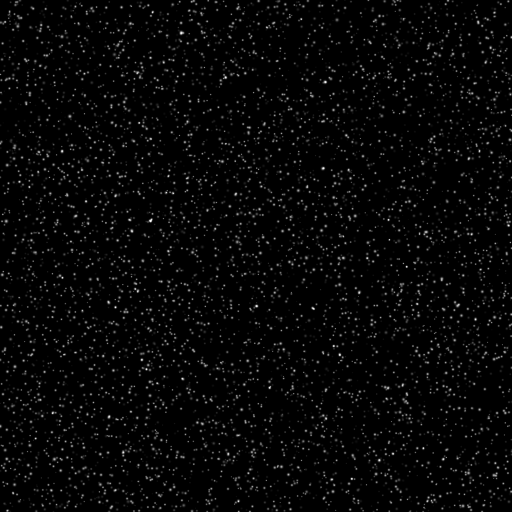
#> input picture optical_flow/OpenPIV/B/B005_1.tif, 512 x 512 px
$ jupyter execute --allow-errors OpenPIV.ipynb   (shell and % lines are left out)
#> lines starting #> are read from the running program, lines starting #| are printed output that depends on the picture; long printed decimals are rounded
# Basics - https://openpiv.readthedocs.io/en/latest/src/piv_basics.html

[cell 1]
import matplotlib.pyplot as plt
import numpy as np
from skimage.io import imread

[cell 2]
a = imread("B/B005_1.tif")
#> a is the input picture: shape (512, 512); min 0, max 248, mean 6.7
b = imread("B/B005_2.tif")
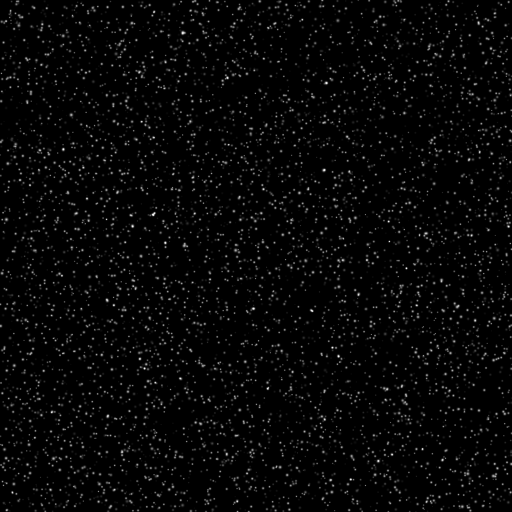
#> input picture optical_flow/OpenPIV/B/B005_2.tif, 512 x 512 px
#> b is the input picture: shape (512, 512); min 0, max 248, mean 6.7

fig, axs = plt.subplots(1, 2, figsize=(9, 4))
axs[0].imshow(a, cmap=plt.cm.gray)
axs[1].imshow(b, cmap=plt.cm.gray)
plt.show()

[cell 3]
win_size = 32

a_win = a[:win_size, :win_size].copy()
b_win = b[:win_size, :win_size].copy()

fig, axs = plt.subplots(1, 2, figsize=(9, 4))
axs[0].imshow(a_win, cmap=plt.cm.gray)
axs[1].imshow(b_win, cmap=plt.cm.gray)
plt.show()

[cell 4]
fig = plt.imshow(b_win - a_win, cmap=plt.cm.gray)
plt.title("Without shift")
plt.show()

[cell 5]
plt.imshow(b_win - np.roll(a_win, (1, 0), axis=(0, 1)), cmap=plt.cm.gray)
plt.title("Difference when A has been shifted by 1 pixel")
plt.show()
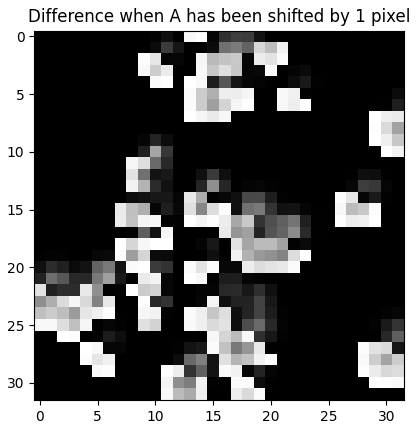
#> figure drawn by matplotlib, 1 panel

[cell 6]
def match_template(img, template, maxroll=8):
#> called with maxroll = 8
    best_dist = np.inf
    best_shift = (-1, -1)
    for y in range(maxroll):
        for x in range(maxroll):
            # calculate Euclidean distance
            dist = np.sqrt(np.sum((img - np.roll(template, (y, x), axis=(0, 1))) ** 2))
            if dist < best_dist:
                best_dist = dist
                best_shift = (y, x)
#> after the loop, best_dist = 0; best_shift = (2, 0)
    return (best_dist, best_shift)

[cell 7]
# Testing with known shift
match_template(np.roll(a_win, (2, 0), axis=(0, 1)), a_win)
#> Out = (0, (2, 0))

[cell 8]
# testing on imgs
best_dist, best_shift = match_template(b_win, a_win)
#> best_dist = 170.4; best_shift = (0, 1)
print(f"{best_dist=}")
#| best_dist=170.432
print(f"{best_shift=}")
#| best_shift=(0, 1)

[cell 9]
fig, axs = plt.subplots(1, 2, figsize=(9, 4))
axs[0].imshow(np.roll(a_win, best_shift, axis=(0, 1)), cmap='gray')
axs[1].imshow(b_win, cmap='gray')
plt.show()

[cell 10]
from scipy.signal import correlate

cross_corr = correlate(b_win - b_win.mean(), a_win - a_win.mean(), method="fft")
# Note that it's approximately twice as large than the original windows, as we
# can shift a_win by a maximum of it's size - 1 horizontally and vertically
# while still maintaining some overlap between the two windows.
print("Size of the correlation map: %d x %d" % cross_corr.shape)
#| Size of the correlation map: 63 x 63

[cell 11]
from mpl_toolkits.mplot3d import Axes3D

fig = plt.figure()
ax = fig.add_subplot(projection="3d")
Y, X = np.meshgrid(np.arange(cross_corr.shape[0]), np.arange(cross_corr.shape[1]))

ax.plot_surface(Y, X, cross_corr, cmap='jet', linewidth=0.2)  # type: ignore
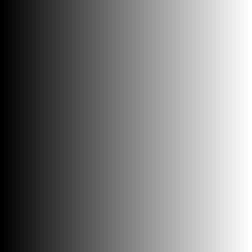
#> Y: shape (63, 63) int64 (shown 4 times larger); min 0, max 62, mean 31; drawn with min black and max white
plt.title("Correlation map — peak is the most probable shift")
plt.show()
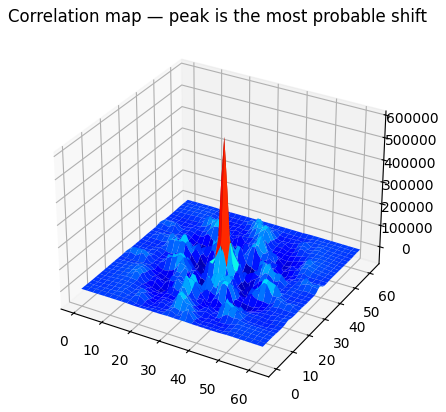
#> figure drawn by matplotlib, 1 panel

[cell 12]
# let's see the same correlation map, from above
plt.imshow(cross_corr, cmap=plt.cm.gray)

y, x = np.unravel_index(cross_corr.argmax(), cross_corr.shape)
#> y = 30; x = 32
print(f"{y=}, {x=}")
#| y=30, x=32

plt.plot(x, y, "ro")
plt.show()
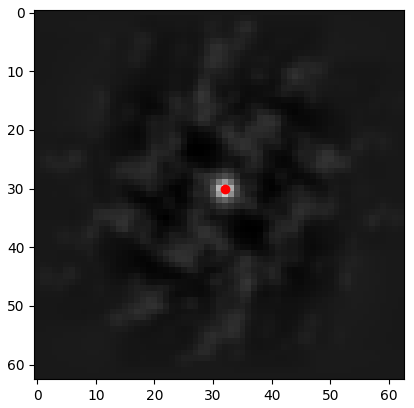
#> figure drawn by matplotlib, 1 panel

[cell 13]
dy, dx = y - 31, x - 31
#> dy = -1; dx = 1
print(f"{dy=}, {dx=}")
#| dy=-1, dx=1

[cell 14]
def vel_field(curr_frame, next_frame, win_size):
#> called with win_size = 32
    ys = np.arange(0, curr_frame.shape[0], win_size)
    xs = np.arange(0, curr_frame.shape[1], win_size)
    dys = np.zeros((len(ys), len(xs)))
    dxs = np.zeros((len(ys), len(xs)))
    for iy, y in enumerate(ys):
        for ix, x in enumerate(xs):
            int_win = curr_frame[y : y + win_size, x : x + win_size]
            search_win = next_frame[y : y + win_size, x : x + win_size]
            cross_corr = correlate(
                search_win - search_win.mean(), int_win - int_win.mean(), method="fft"
            )
            dys[iy, ix], dxs[iy, ix] = (
                np.unravel_index(np.argmax(cross_corr), cross_corr.shape)
                - np.array([win_size, win_size])
                + 1
            )
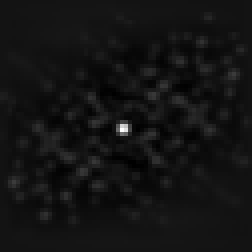
#> cross_corr: shape (63, 63) float64 (shown 4 times larger); min -24090.6, max 289917.5, mean 0; drawn with min black and max white
    # draw velocity vectors from the center of each window
    ys = ys + win_size / 2
    xs = xs + win_size / 2
    return xs, ys, dxs, dys

[cell 15]
xs, ys, dxs, dys = vel_field(a, b, 32)
#> xs = [16, 48, 80, 112, 144, 176, 208, 240, 272, 304, 336, 368, 400, 432, 464, 496]; ys has the same summary as xs
norm_drs = np.sqrt(dxs ** 2 + dys ** 2)

fig, ax = plt.subplots(figsize=(6, 6))
# we need these flips on y since quiver uses a bottom-left origin, while our
# arrays use a top-right origin
ax.quiver(
    xs,
    ys[::-1],
    dxs,
    -dys,
    norm_drs,
    cmap="plasma",
    angles="xy",
    scale_units="xy",
    scale=0.25,
)
ax.set_aspect("equal")
plt.show()
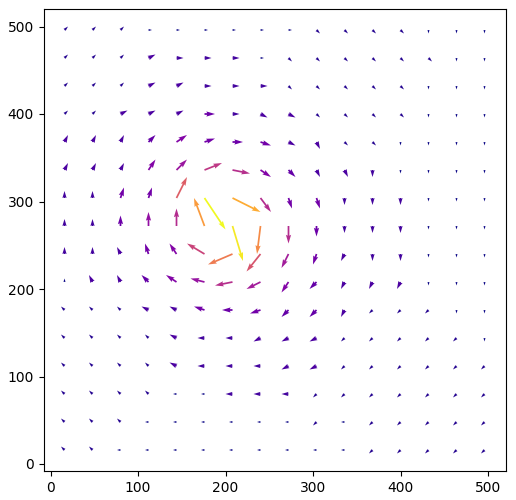
#> figure drawn by matplotlib, 1 panel

[cell 16]
def vel_field_asymmetric_wins(
    curr_frame, next_frame, half_int_win_size, half_search_win_size
):
    ys = np.arange(half_int_win_size[0], curr_frame.shape[0], 2 * half_int_win_size[0])
    xs = np.arange(half_int_win_size[1], curr_frame.shape[1], 2 * half_int_win_size[1])
    dys = np.zeros((len(ys), len(xs)))
    dxs = np.zeros((len(ys), len(xs)))
    for iy, y in enumerate(ys):
        for ix, x in enumerate(xs):
            int_win = curr_frame[
                y - half_int_win_size[0] : y + half_int_win_size[0],
                x - half_int_win_size[1] : x + half_int_win_size[1],
            ]
            search_win_y_min = y - half_search_win_size[0]
            search_win_y_max = y + half_search_win_size[0]
            search_win_x_min = x - half_search_win_size[1]
            search_win_x_max = x + half_search_win_size[1]
            truncated_search_win = next_frame[
                max(0, search_win_y_min) : min(b.shape[0], search_win_y_max),
                max(0, search_win_x_min) : min(b.shape[1], search_win_x_max),
            ]
            cross_corr = correlate(
                truncated_search_win - np.mean(truncated_search_win),
                int_win - np.mean(int_win),
                mode="valid",
                method="fft",
            )
            dy, dx = np.unravel_index(np.argmax(cross_corr), cross_corr.shape)
            # if the top of the search window got truncated, shift the origin
            # up to the top edge of the (non-truncated) search window
            if search_win_y_min < 0:
                dy += -search_win_y_min
            # if the left of the search window got truncated, shift the origin
            # over to the left edge of the (non-truncated) search window
            if search_win_x_min < 0:
                dx += -search_win_x_min
            # shift origin to the center of the search window
            dy -= half_search_win_size[0] - half_int_win_size[0]
            dx -= half_search_win_size[1] - half_int_win_size[1]
            dys[iy, ix] = dy
            dxs[iy, ix] = dx
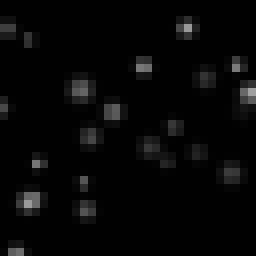
#> int_win: shape (32, 32) (shown 8 times larger); min 0, max 159, mean 6.4
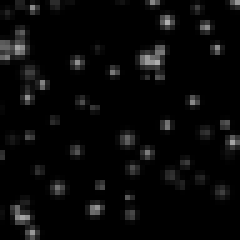
#> truncated_search_win: shape (48, 48) (shown 5 times larger); min 0, max 176, mean 8.6
    return xs, ys, dxs, dys

[cell 17]
int_win_size = np.array([32, 32])
print(f"{int_win_size=}")
assert np.all(np.array(a.shape) % int_win_size == 0)
assert np.all(int_win_size % 2 == 0)
half_int_win_size = int_win_size // 2

search_win_size = int_win_size * 2
print(f"{search_win_size=}")
assert np.all(search_win_size % 2 == 0)
half_search_win_size = search_win_size // 2
assert np.all(search_win_size > int_win_size)
print(
    "max velocity that can be detected with these window sizes: "
    + f"{half_search_win_size - half_int_win_size}"
)

[cell 18]
xs_asym, ys_asym, dxs_asym, dys_asym = vel_field_asymmetric_wins(
    a, b, half_int_win_size, half_search_win_size
)
#> xs_asym has the same summary as xs; ys_asym has the same summary as xs
norm_drs_asym = np.sqrt(dxs_asym ** 2 + dys_asym ** 2)

fig, axs = plt.subplots(1, 2, figsize=(12, 6))
axs[0].quiver(
    xs,
    ys[::-1],
    dxs,
    -dys,
    norm_drs,
    cmap="plasma",
    angles="xy",
    scale_units="xy",
    scale=0.25,
)
axs[1].quiver(
    xs_asym,
    ys_asym[::-1],
    dxs_asym,
    -dys_asym,
    norm_drs_asym,
    cmap="plasma",
    angles="xy",
    scale_units="xy",
    scale=0.25,
)
axs[0].set_title(
    f"{win_size} x {win_size} int. win. + "
    f"{win_size} x {win_size} 0-padded search win."
)
axs[1].set_title(
    f"{int_win_size[0]} x {int_win_size[1]} int. win. + "
    f"{search_win_size[0]} x {search_win_size[0]} unpadded search win."
)
ax.set_aspect("equal")
plt.show()
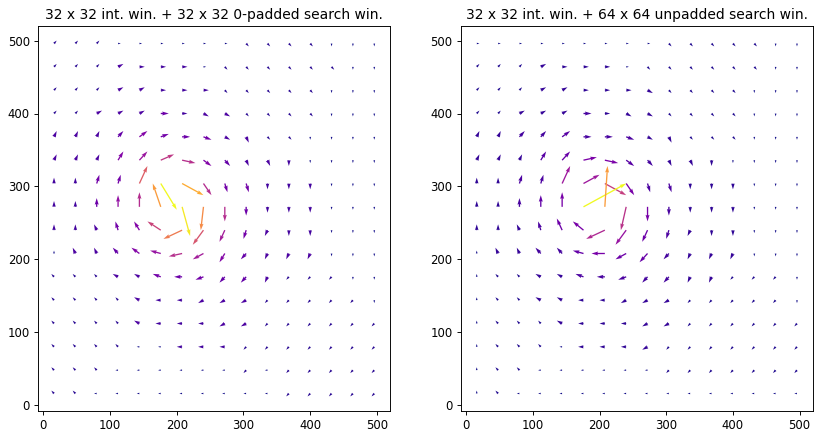
#> figure drawn by matplotlib, 2 panels

# Tutorial - https://openpiv.readthedocs.io/en/latest/src/tutorial1.html

[cell 19]
from openpiv import tools, pyprocess, validation, filters, scaling

import numpy as np
import matplotlib.pyplot as plt

import imageio
from importlib import resources
import pathlib

[cell 20]
path = resources.files('openpiv')

#> (a cell that did not finish here is left out)

#> (a cell that did not finish here is left out)

[cell 23]
winsize = 32 # pixels, interrogation window size in frame A
searchsize = 38  # pixels, search area size in frame B
overlap = 17 # pixels, 50% overlap
dt = 0.02 # sec, time interval between the two frames

#> (the rest of this cell did not finish here and is left out)

#> (a cell that did not finish here is left out)

#> (a cell that did not finish here is left out)

#> (a cell that did not finish here is left out)

#> (a cell that did not finish here is left out)

#> (a cell that did not finish here is left out)

#> (a cell that did not finish here is left out)

[cell 30]
fig, ax = plt.subplots(figsize=(8,8))
tools.display_vector_field(
    pathlib.Path('exp1_001.txt'),
    ax=ax, scaling_factor=96.52,
    scale=50, # scale defines here the arrow length
    width=0.0035, # width is the thickness of the arrow
    on_img=True, # overlay on the image
    image_name= str(path / 'data'/'test1'/'exp1_001_a.bmp'),
);
#> (this line was passed over: openpiv is not available in this run)
